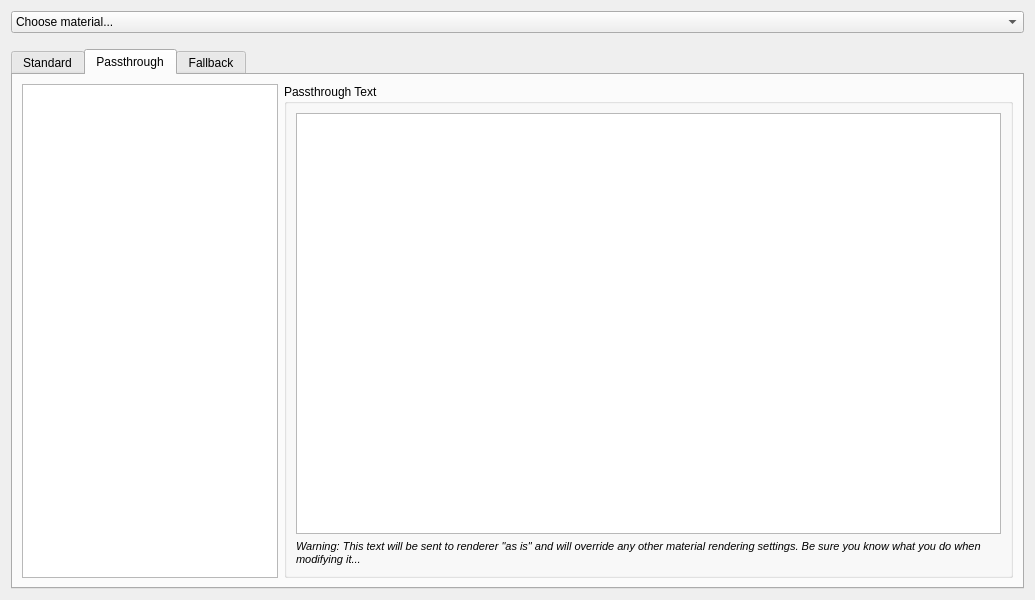
<?xml version="1.0" encoding="UTF-8"?>
<ui version="4.0">
 <class>RenderMaterial</class>
 <widget class="QWidget" name="RenderMaterial">
  <property name="geometry">
   <rect>
    <x>0</x>
    <y>0</y>
    <width>1035</width>
    <height>600</height>
   </rect>
  </property>
  <property name="windowTitle">
   <string>Material Rendering Settings</string>
  </property>
  <property name="locale">
   <locale language="English" country="UnitedStates"/>
  </property>
  <layout class="QVBoxLayout" name="verticalLayout">
   <item>
    <layout class="QVBoxLayout" name="MaterialNameLayout">
     <item>
      <widget class="QComboBox" name="MaterialName">
       <property name="locale">
        <locale language="English" country="UnitedStates"/>
       </property>
       <property name="currentText">
        <string>Choose material...</string>
       </property>
       <item>
        <property name="text">
         <string>Choose material...</string>
        </property>
       </item>
      </widget>
     </item>
    </layout>
   </item>
   <item>
    <spacer name="verticalSpacer_2">
     <property name="orientation">
      <enum>Qt::Vertical</enum>
     </property>
     <property name="sizeType">
      <enum>QSizePolicy::Fixed</enum>
     </property>
     <property name="sizeHint" stdset="0">
      <size>
       <width>20</width>
       <height>10</height>
      </size>
     </property>
    </spacer>
   </item>
   <item>
    <widget class="QTabWidget" name="RenderTabs">
     <property name="sizePolicy">
      <sizepolicy hsizetype="Expanding" vsizetype="Expanding">
       <horstretch>0</horstretch>
       <verstretch>0</verstretch>
      </sizepolicy>
     </property>
     <property name="autoFillBackground">
      <bool>true</bool>
     </property>
     <property name="currentIndex">
      <number>1</number>
     </property>
     <property name="usesScrollButtons">
      <bool>true</bool>
     </property>
     <widget class="QWidget" name="StandardTab">
      <property name="sizePolicy">
       <sizepolicy hsizetype="Preferred" vsizetype="Expanding">
        <horstretch>0</horstretch>
        <verstretch>0</verstretch>
       </sizepolicy>
      </property>
      <property name="minimumSize">
       <size>
        <width>0</width>
        <height>0</height>
       </size>
      </property>
      <property name="autoFillBackground">
       <bool>false</bool>
      </property>
      <attribute name="title">
       <string>Standard</string>
      </attribute>
      <layout class="QFormLayout" name="FieldsLayout">
       <property name="sizeConstraint">
        <enum>QLayout::SetDefaultConstraint</enum>
       </property>
       <property name="verticalSpacing">
        <number>6</number>
       </property>
       <item row="0" column="0">
        <widget class="QLabel" name="MaterialTypeLabel">
         <property name="autoFillBackground">
          <bool>false</bool>
         </property>
         <property name="locale">
          <locale language="English" country="UnitedStates"/>
         </property>
         <property name="text">
          <string>Material Type:</string>
         </property>
        </widget>
       </item>
       <item row="0" column="1">
        <widget class="QComboBox" name="MaterialType">
         <property name="locale">
          <locale language="English" country="UnitedStates"/>
         </property>
         <item>
          <property name="text">
           <string>Choose material type...</string>
          </property>
         </item>
        </widget>
       </item>
      </layout>
     </widget>
     <widget class="QWidget" name="PassthroughTab">
      <attribute name="title">
       <string>Passthrough</string>
      </attribute>
      <layout class="QHBoxLayout" name="PassthruLayout">
       <item>
        <widget class="QListWidget" name="Renderers">
         <property name="sizePolicy">
          <sizepolicy hsizetype="Minimum" vsizetype="Expanding">
           <horstretch>0</horstretch>
           <verstretch>0</verstretch>
          </sizepolicy>
         </property>
         <property name="itemAlignment">
          <set>Qt::AlignCenter</set>
         </property>
        </widget>
       </item>
       <item>
        <widget class="QGroupBox" name="groupBox">
         <property name="title">
          <string>Passthrough Text</string>
         </property>
         <property name="flat">
          <bool>false</bool>
         </property>
         <property name="checkable">
          <bool>false</bool>
         </property>
         <layout class="QVBoxLayout" name="verticalLayout_2">
          <item>
           <widget class="QPlainTextEdit" name="PassthroughEdit">
            <property name="frameShape">
             <enum>QFrame::StyledPanel</enum>
            </property>
           </widget>
          </item>
          <item>
           <widget class="QLabel" name="PassthruWarning">
            <property name="text">
             <string>&lt;html&gt;&lt;head/&gt;&lt;body&gt;&lt;p&gt;&lt;span style=&quot; font-size:8pt; font-style:italic;&quot;&gt;Warning: This text will be sent to renderer &amp;quot;as is&amp;quot; and will override any other material rendering settings. Be sure you know what you do when modifying it...&lt;/span&gt;&lt;/p&gt;&lt;/body&gt;&lt;/html&gt;</string>
            </property>
            <property name="scaledContents">
             <bool>false</bool>
            </property>
            <property name="wordWrap">
             <bool>true</bool>
            </property>
           </widget>
          </item>
         </layout>
        </widget>
       </item>
      </layout>
     </widget>
     <widget class="QWidget" name="FallbackTab">
      <property name="autoFillBackground">
       <bool>false</bool>
      </property>
      <attribute name="title">
       <string>Fallback</string>
      </attribute>
      <layout class="QFormLayout" name="FatherLayout">
       <item row="0" column="0">
        <widget class="QLabel" name="fatherMaterialLabel">
         <property name="locale">
          <locale language="English" country="UnitedStates"/>
         </property>
         <property name="text">
          <string>Father Material:</string>
         </property>
        </widget>
       </item>
       <item row="0" column="1">
        <widget class="QLineEdit" name="fatherMaterialLineEdit">
         <property name="enabled">
          <bool>true</bool>
         </property>
         <property name="locale">
          <locale language="English" country="UnitedStates"/>
         </property>
        </widget>
       </item>
      </layout>
     </widget>
    </widget>
   </item>
  </layout>
 </widget>
 <resources/>
 <connections/>
</ui>
